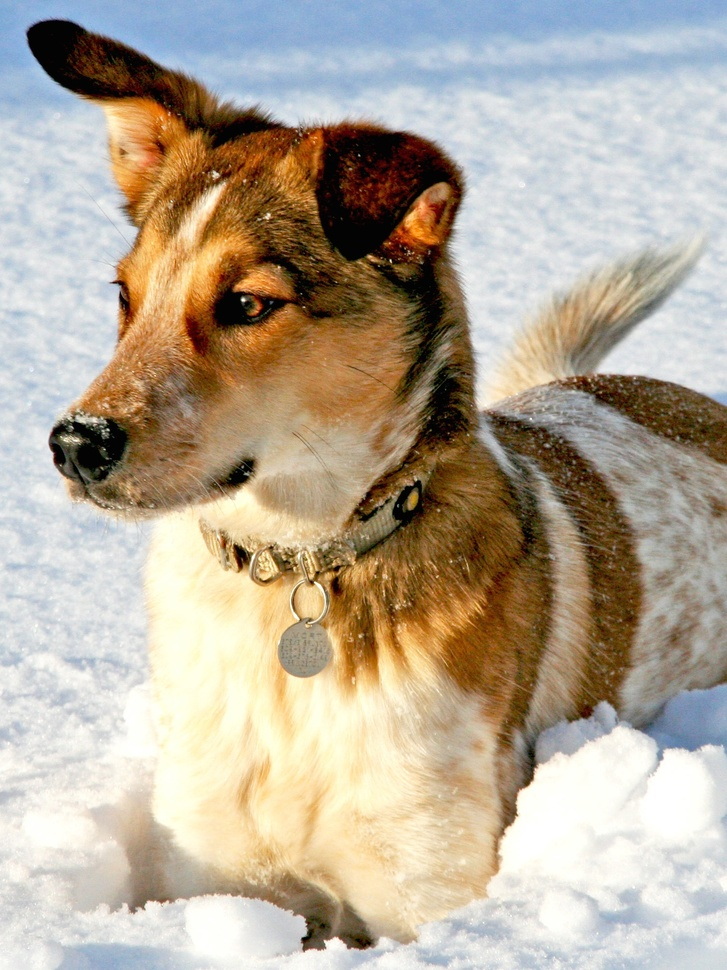
#> input picture DATA/dog.jpg, 727 x 970 px, shrunk from 1500 x 2000 before the run
$ jupyter execute --allow-errors 02_SVD_Eigenfaces_empty.ipynb
#> lines starting #> are read from the running program, lines starting #| are printed output that depends on the picture
[cell 1]
import matplotlib.pyplot as plt
import numpy as np
import os
import scipy.io
from matplotlib.image import imread
import skimage

# Compression with SVD

[cell 2]
plt.rcParams['figure.figsize'] = [16, 8]


A = imread(os.path.join('.','DATA','dog.jpg'))
#> A is the input picture: shape (970, 727, 3); mean R, G, B 181.4, 169.5, 152
X = np.mean(A, -1); # Convert RGB to grayscale
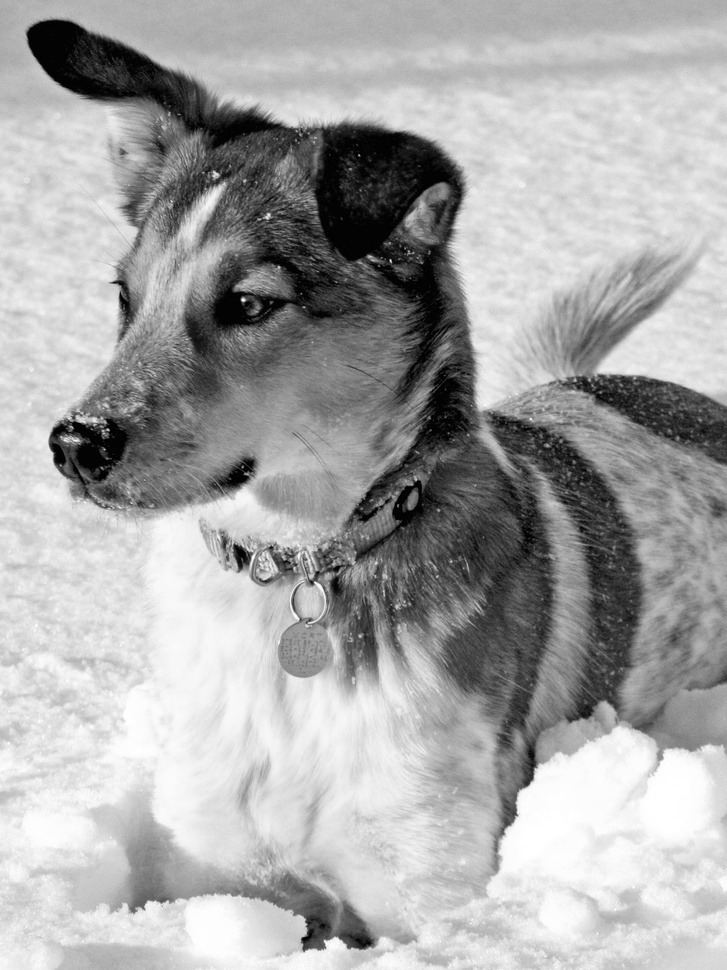
#> X: shape (970, 727) float64; min 0, max 255, mean 167.6

img = plt.imshow(X)
img.set_cmap('gray')
plt.axis('off')
plt.show()

Using [`np.linalg.svd`](https://docs.scipy.org/doc/numpy-1.10.4/reference/generated/numpy.linalg.svd.html) compress the above picture with the $r$ first singular values.

#> (a cell that did not finish here is left out)

# [Eigenface](https://en.wikipedia.org/wiki/Eigenface)

dataset: 38 individuals under 9 poses and 64 lighting conditions. Each image is 192x168 = 32256 elements.

We use the first 36 people as our training data.

[cell 4]
plt.rcParams['figure.figsize'] = [10, 10]
#plt.rcParams.update({'font.size': 18})

#> (the rest of this cell did not finish here and is left out)

#> (a cell that did not finish here is left out)

#> (a cell that did not finish here is left out)

Compute the eigenface recosntruction for various order r.

#> (a cell that did not finish here is left out)

# Importance of data alignment

[cell 8]
plt.rcParams['figure.figsize'] = [8,8]
plt.rcParams.update({'font.size': 18})

n = 1000
q = int(n/4)
X = np.zeros((n,n))
X[(q-1):(3*q),(q-1):(3*q)] = 1

plt.imshow(X)
plt.set_cmap('gray')
plt.axis('off')
plt.title('Unrotated Matrix')
plt.show()
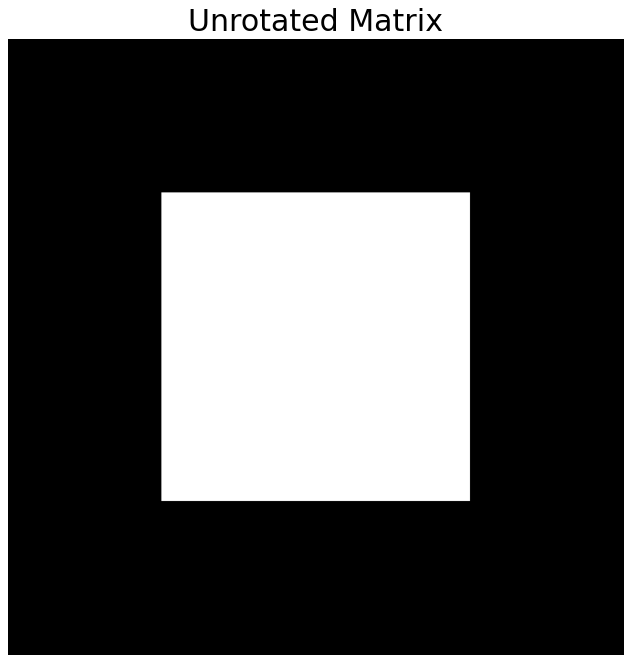
#> figure drawn by matplotlib, 1 panel

[cell 9]
X_rot = skimage.transform.rotate(X,10)
X_rot[np.nonzero(X_rot)] = 1


plt.imshow(X_rot)
plt.set_cmap('gray')
plt.axis('off')
plt.title('Rotated Matrix')
plt.show()
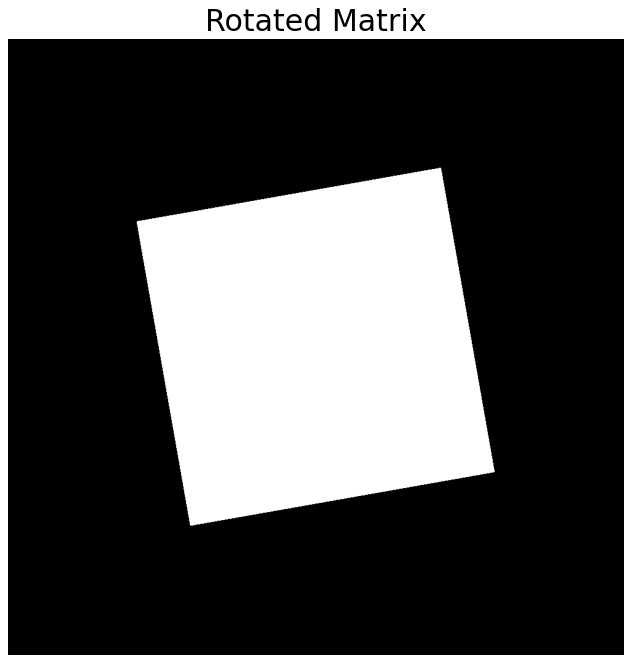
#> figure drawn by matplotlib, 1 panel

[cell 10]
U, S, VT = np.linalg.svd(X,full_matrices=0)


plt.semilogy(S,'-o',color='k')
plt.ylim((10**(-16),10**(4)+1))
plt.yticks(np.power(10,np.arange(-16,4,4, dtype=float)))
plt.xticks(np.arange(0,1000,250))
plt.grid()
plt.title('Unrotated Matrix: Spectrum')
plt.show()
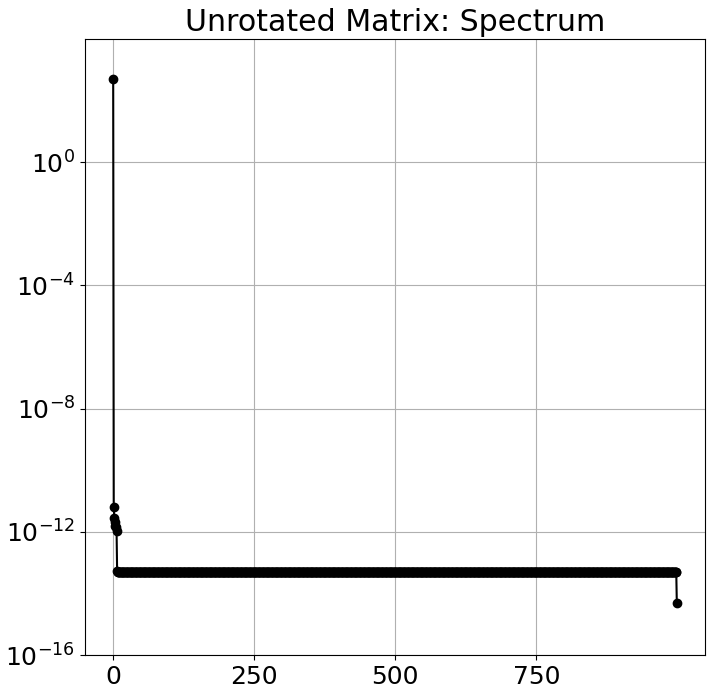
#> figure drawn by matplotlib, 1 panel; curve peaks at x = 0, y = 501

[cell 11]
U_rot, S_rot, VT_rot = np.linalg.svd(X_rot,full_matrices=0)

plt.semilogy(S_rot,'-o',color='k')
plt.ylim((10**(-16),10**(4)+1))
plt.yticks(np.power(10,np.arange(-16,4,4, dtype=float)))
plt.xticks(np.arange(0,1000,250))
plt.grid()
plt.title('Rotated Matrix: Spectrum')
plt.show()
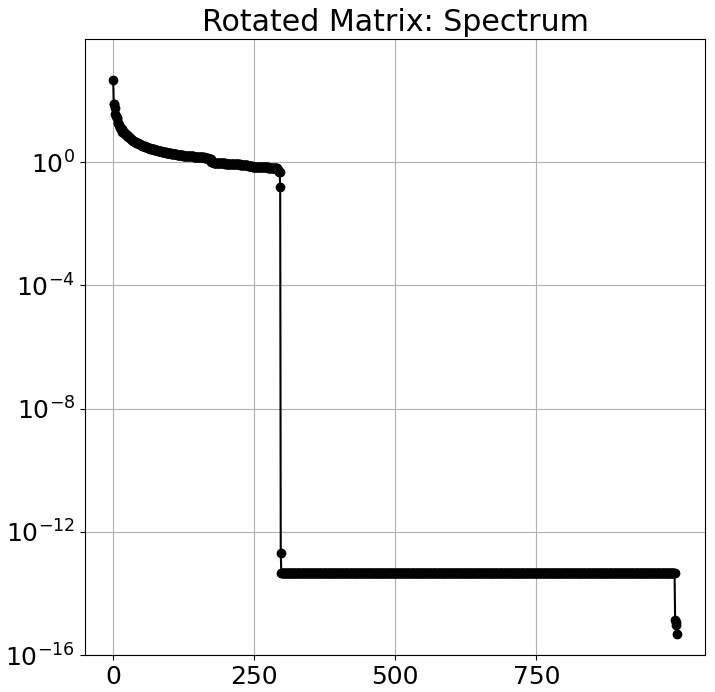
#> figure drawn by matplotlib, 1 panel; curve peaks at x = 0, y = 478.2

[cell 12]
plt.rcParams['figure.figsize'] = [12,6]
plt.rcParams.update({'font.size': 18})

n = 1000
q = int(n/4)
X = np.zeros((n,n))
X[(q-1):(3*q),(q-1):(3*q)] = 1

nAngles = 12 # Sweep through 12 different angles, from 0:4:44 degrees
cm_np = np.array([[0,0,2/3],
                 [0,0,1],
                 [0,1/3,1],
                 [0,2/3,1],
                 [0,1,1],
                 [1/3,1,2/3],
                 [2/3,1,1/3],
                 [1,1,0],
                 [1,2/3,0],
                 [1,1/3,0],
                 [1,0,0],
                 [2/3,0,0]])


cmap = plt.cm.jet
cmap.set_bad(alpha = 0.0)

U, S, VT = np.linalg.svd(X,full_matrices=0)

fig1 = plt.figure()
ax1 = fig1.add_subplot(121)
plt.imshow(np.ma.masked_where(X == 0, X),vmin=0,vmax=nAngles)
plt.set_cmap(cmap)
plt.axis('off')


ax2 = fig1.add_subplot(122)
plt.semilogy(S,'-o',color=tuple(cm_np[0]))
plt.grid()

plt.show()
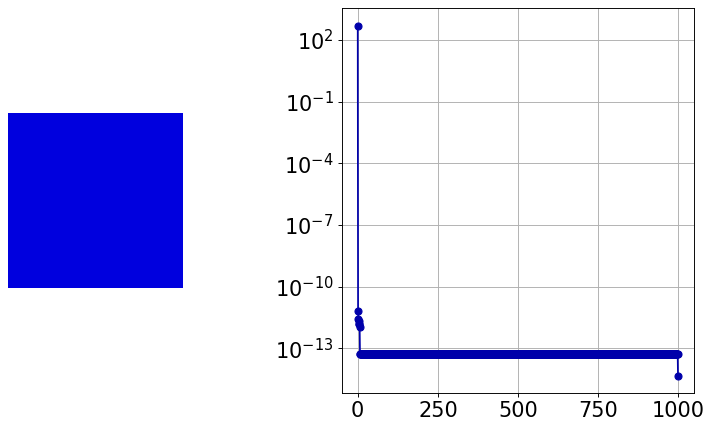
#> figure drawn by matplotlib, 2 panels; panel 2: curve peaks at x = 0, y = 501

[cell 13]
Xrot = X

fig, axs = plt.subplots(1,2)

for j in range(nAngles):
    Xrot = skimage.transform.rotate(X,j*4) #rotate by theta = j*4 degrees
    Xrot[np.nonzero(Xrot)] = j

    U, S, VT = np.linalg.svd(Xrot)

    axs[0].imshow(np.ma.masked_where(Xrot == 0, Xrot),vmin=0,vmax=nAngles)
    plt.set_cmap(cmap)
    axs[0].axis('off')

    axs[1].semilogy(S,'-o',color=tuple(cm_np[j]))
    axs[1].axis('on')
    axs[1].grid(1)

plt.show()
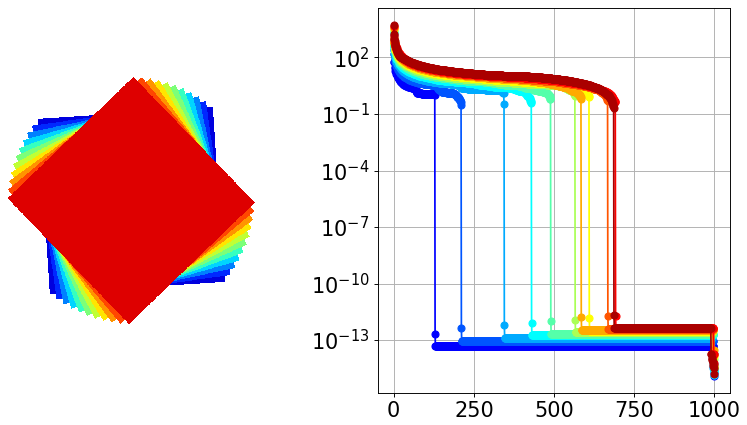
#> figure drawn by matplotlib, 2 panels; panel 2: curve peaks at x = 0, y = 491.2; panel 2: curve peaks at x = 0, y = 964.4
